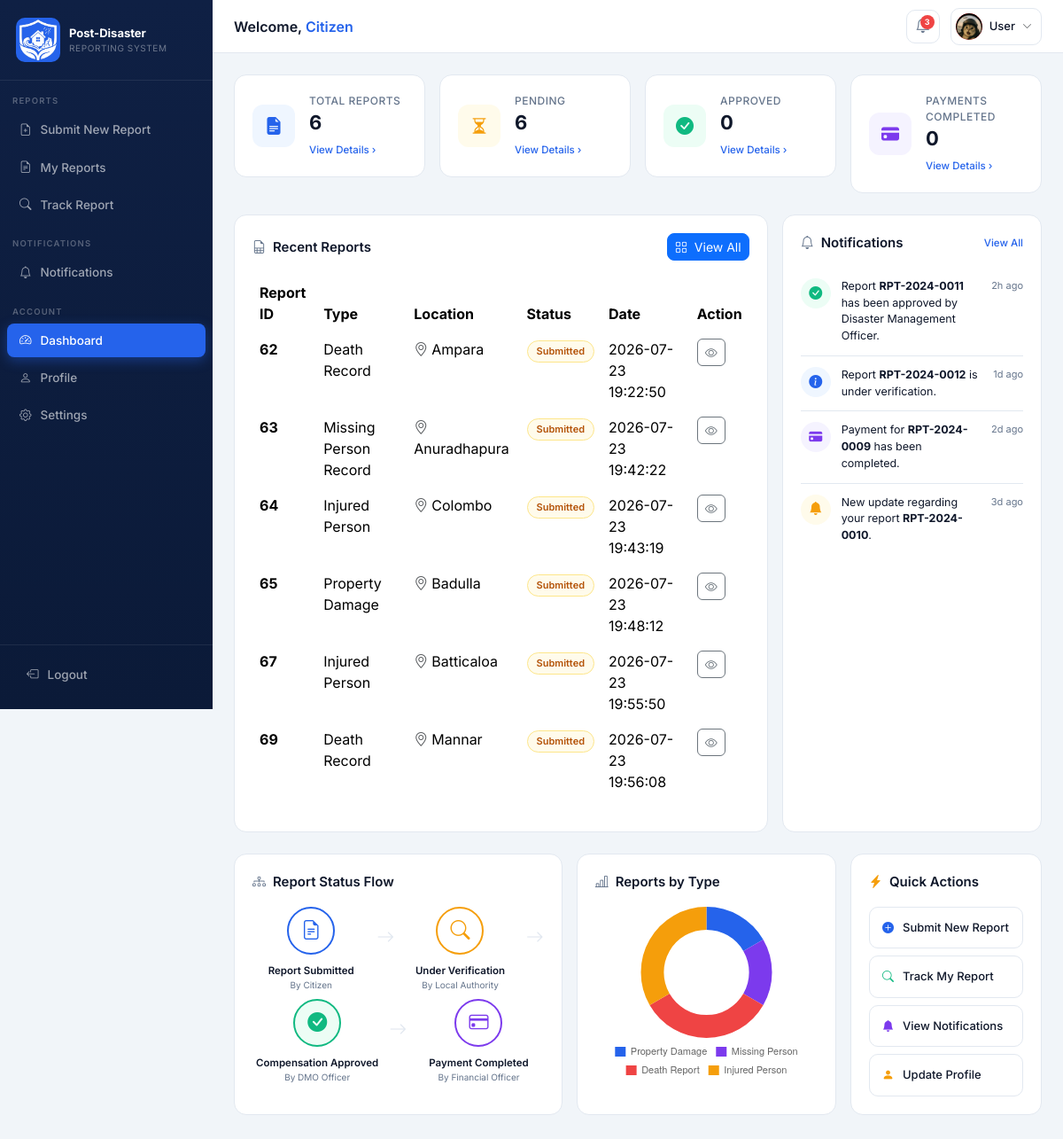
The page /citizen/CitizendashboardForm.php (signed in) on the database its author committed.
### tables this page shows
CREATE TABLE `users` (
  `User_ID` int(11) NOT NULL,
  `Username` varchar(50) NOT NULL,
  `Password` varchar(255) NOT NULL,
  `Full_Name` varchar(100) NOT NULL,
  `Gender` enum('Male','Female','Other') DEFAULT NULL,
  `NIC` varchar(20) NOT NULL,
  `Email` varchar(100) NOT NULL,
  `Phone_Number` varchar(20) DEFAULT NULL,
  `Address` varchar(255) DEFAULT NULL,
  `Role_ID` int(11) NOT NULL,
  `User_Status` enum('Active','Banned') NOT NULL DEFAULT 'Active',
  `Created_Date` datetime NOT NULL DEFAULT current_timestamp(),
  `Profile_Picture` varchar(255) NOT NULL DEFAULT 'Default.png'
);

CREATE TABLE `disaster_report` (
  `Report_ID` int(11) NOT NULL,
  `User_ID` int(11) NOT NULL,
  `Disaster_Type_ID` int(11) NOT NULL,
  `Report_Type` varchar(50) NOT NULL,
  `Report_Status` enum('Submitted','Under Review','Verified','Rejected','Compensation Pending','Compensation Approved','Compensation Rejected','Payment Processing','Payment Completed','Closed') NOT NULL DEFAULT 'Submitted',
  `District` varchar(50) NOT NULL,
  `DS_ID` int(11) DEFAULT NULL,
  `Street_Address` text NOT NULL,
  `Description` text DEFAULT NULL,
  `Report_Date` datetime NOT NULL DEFAULT current_timestamp()
);

### citizen/CitizendashboardForm.php (the view, shortened to what the rows shown need)
<?php
    include '../userData.php';
    include '../DBconnection.php';
    try
    {
        $query = "SELECT COUNT(Report_ID) AS total,
        SUM(Report_Status IN ('submitted', 'under review')) AS pending,
        SUM(Report_Status IN ('compensation approved')) AS approved,
        SUM(Report_Status IN ('payment completed')) AS pCompleted
        FROM disaster_report WHERE User_ID = ?";
        $stmt = mysqli_prepare($con, $query);
        mysqli_stmt_bind_param($stmt, "s", $userId);
        mysqli_stmt_execute($stmt);
        $result = mysqli_stmt_get_result($stmt);
        if($row = mysqli_fetch_assoc($result))
        {
            $totReportCount = (int)$row['total'];
            $pendigReportCount = (int)$row['pending'];
            $approvedReportCount = (int)$row['approved'];
            $pCompletedReportCount = (int)$row['pCompleted'];
        }
        else
        {
            $totReportCount = 0;
            $pendigReportCount = 0;
            $approvedReportCount = 0;
            $pCompletedReportCount = 0;
        }
    }
    catch(Exception $e)
    {
        error_log($e->getMessage());
        $totReportCount = 0;
        $pendigReportCount = 0;
        $approvedReportCount = 0;
        $pCompletedReportCount = 0;
    }
    $deathReportCount = 0;
    $injReportCount = 0;
    $missingReportCount = 0;
    $prDmgReportCount = 0;
    try
    {
        $query = "SELECT Report_Type, COUNT(Report_ID) as type_count FROM disaster_report WHERE User_ID = ? GROUP BY Report_Type";
        $stmt = mysqli_prepare($con, $query);
        mysqli_stmt_bind_param($stmt, "s", $userId);
        mysqli_stmt_execute($stmt);
        $result = mysqli_stmt_get_result($stmt);
        while($row = mysqli_fetch_assoc($result))
        {
            $count = (int)$row['type_count'];
            switch ($row['Report_Type'])
            {
                case 'Death Record':
                case 'Death Report':
                    $deathReportCount = $count;
                    break;
                case 'Injured Person':
                    $injReportCount = $count;
                    break;
                case 'Missing Person Record':
                case 'Missing Person':
                    $missingReportCount = $count;
                    break;
                case 'Property Damage':
                    $prDmgReportCount = $count;
                    break;
            }
        }
    }
    catch(Exception $e)
    {
        error_log($e->getMessage());
    }
    try
    {
        $query = "SELECT Report_ID, Report_Type, District, Report_Status, Report_Date FROM disaster_report WHERE User_ID = ?";
        $stmt = mysqli_prepare($con, $query);
        mysqli_stmt_bind_param($stmt, "s", $userId);
        mysqli_stmt_execute($stmt);
        $tableResult = mysqli_stmt_get_result($stmt);
    }
    catch(Exception $e)
    {
        error_log($e->getMessage());
        $tableResult = false;
    }
?>
<!DOCTYPE html>
<html lang="en">
<head>
  <link href="https://cdnjs.cloudflare.com/ajax/libs/bootstrap/5.3.3/css/bootstrap.min.css" rel="stylesheet" />
  <link href="https://cdnjs.cloudflare.com/ajax/libs/bootstrap-icons/1.11.3/font/bootstrap-icons.min.css" rel="stylesheet"/>
  <link href="https://cdnjs.cloudflare.com/ajax/libs/datatables/1.10.21/css/jquery.dataTables.min.css" rel="stylesheet" />
  <link href="../style.css" rel="stylesheet">
</head>
<body>
<header id="topbar">
    <div class="user-pill" onclick="window.location.href='CitizenProfileForm.php';">
        <div class="user-avatar admin-avatar">
            <?php if (!empty($profilePicFile)): ?>
                <img src="../uploads/Profile_Pic/<?php echo htmlspecialchars($profilePicFile); ?>" alt="" style="width:100%;height:100%;object-fit:cover;border-radius:50%;">
            <?php else: ?>
                <i class="bi bi-person-fill"></i>
            <?php endif; ?>
        </div>
    </div>
</header>
<main id="main">
  <div class="row g-3 mb-4">
    <div class="col-lg-8">
      <div class="panel h-100">
        <div class="table-responsive">
          <table id="reports-table" class="table table-borderless" style="width:100%">
            <thead>
              <tr>
                <th>Report ID</th>
                <th>Type</th>
                <th>Location</th>
                <th>Status</th>
                <th>Date</th>
                <th>Action</th>
              </tr>
            </thead>
            <tbody>
            <?php if ($tableResult && mysqli_num_rows($tableResult) > 0): ?>
                <?php while ($row = mysqli_fetch_assoc($tableResult)): ?>
                <tr>
                    <td><strong><?php echo htmlspecialchars($row['Report_ID']); ?></strong></td>
                    <td><?php echo htmlspecialchars($row['Report_Type']); ?></td>
                    <td><i class="bi bi-geo-alt text-muted me-1"></i><?php echo htmlspecialchars($row['District']); ?></td>
                    <td>
                      <span class="badge-status badge-pending">
                        <?php echo htmlspecialchars($row['Report_Status']); ?>
                      </span>
                    </td>
                    <td><?php echo htmlspecialchars($row['Report_Date']); ?></td>
                    <td>
                      <button class="btn btn-sm btn-outline-secondary rounded-2"
                        onclick="viewReport
                        (
                        '<?php echo htmlspecialchars($row['Report_ID']) ?>,',
                        '<?php echo htmlspecialchars($row['Report_Type']) ?>,',
                        '<?php echo htmlspecialchars($row['District']) ?>,',
                        '<?php echo htmlspecialchars($row['Report_Status']) ?>,',
                        '<?php echo htmlspecialchars($row['Report_Date']) ?>,',
                        )">
                        <i class="bi bi-eye"></i>
                      </button>
                    </td>
                </tr>
                <?php endwhile; ?>
            <?php else: ?>
                <tr>
                    <td colspan="6" class="text-center text-muted">No reports found.</td>
                </tr>
            <?php endif; ?>
            </tbody>
          </table>
        </div>
      </div>
    </div>
  </div>
</main>
<script>
    document.addEventListener('DOMContentLoaded', function() {
        if (typeof animateCounter === 'function') {
            animateCounter('stat-total', <?php echo (int)$totReportCount; ?>);
            animateCounter('stat-pending', <?php echo (int)$pendigReportCount; ?>);
            animateCounter('stat-approved', <?php echo (int)$approvedReportCount; ?>);
            animateCounter('stat-payment', <?php echo (int)$pCompletedReportCount; ?>);
        }
        const chartLabels = ['Property Damage', 'Missing Person', 'Death Report', 'Injured Person'];
        const chartData = [
            <?php echo (int)$prDmgReportCount; ?>,
            <?php echo (int)$missingReportCount; ?>,
            <?php echo (int)$deathReportCount; ?>,
            <?php echo (int)$injReportCount; ?>
        ];
        if (typeof renderReportChart === 'function') {
            renderReportChart(chartLabels, chartData);
        }
    });
</script>
</body>
</html>

### rows shown on the page
users: Profile_Picture (picture)
disaster_report: Report_ID "62", Report_Type "Death Record", District "Ampara", Report_Status "Submitted", Report_Date "2026-07-23 19:22:50"
disaster_report: Report_ID "63", Report_Type "Missing Person Record", District "Anuradhapura", Report_Status "Submitted", Report_Date "2026-07-23 19:42:22"
disaster_report: Report_ID "64", Report_Type "Injured Person", District "Colombo", Report_Status "Submitted", Report_Date "2026-07-23 19:43:19"
disaster_report: Report_ID "65", Report_Type "Property Damage", District "Badulla", Report_Status "Submitted", Report_Date "2026-07-23 19:48:12"
disaster_report: Report_ID "67", Report_Type "Injured Person", District "Batticaloa", Report_Status "Submitted", Report_Date "2026-07-23 19:55:50"
disaster_report: Report_ID "69", Report_Type "Death Record", District "Mannar", Report_Status "Submitted", Report_Date "2026-07-23 19:56:08"
